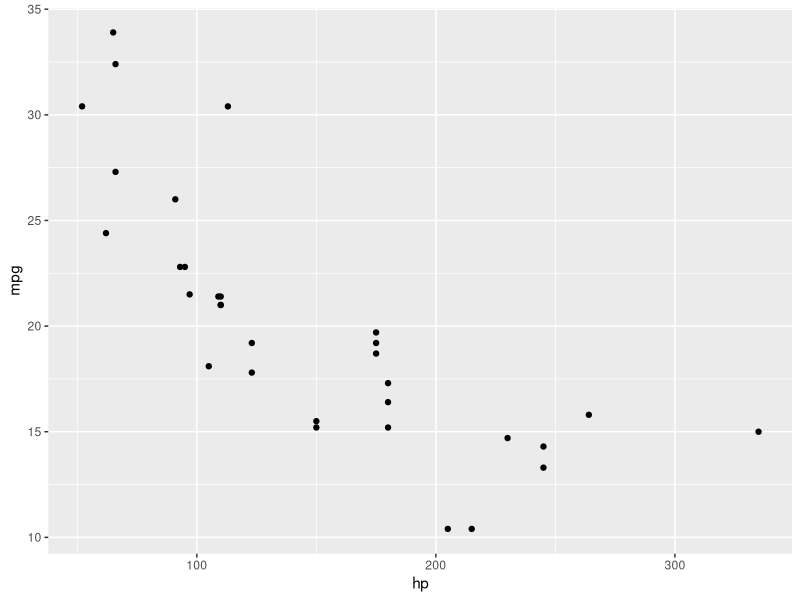
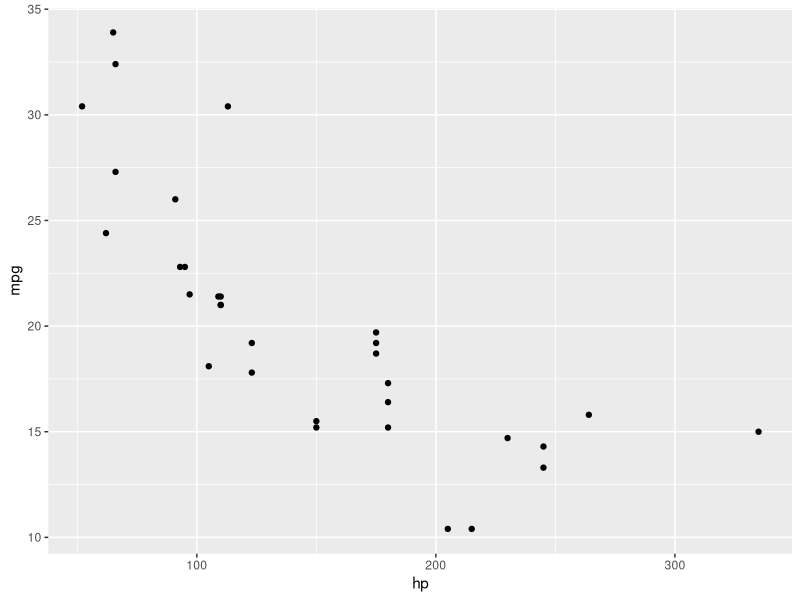
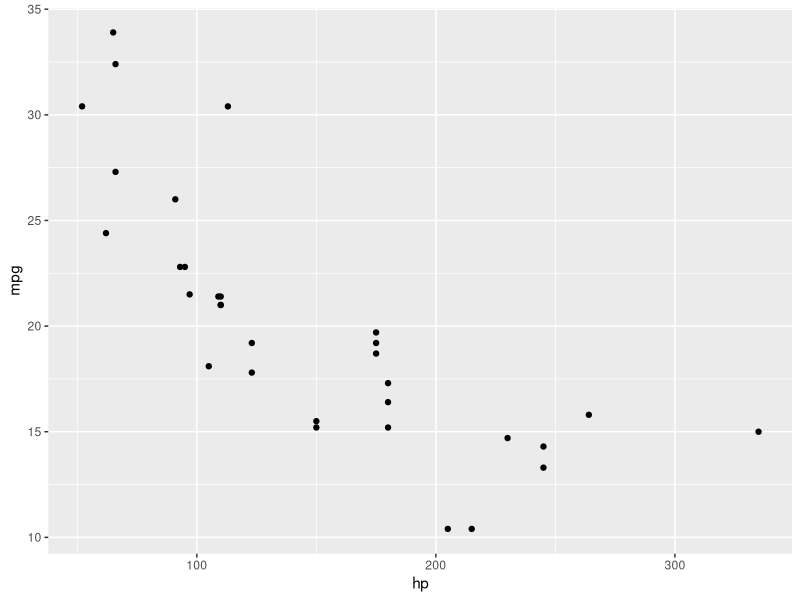

Recreate these plots in R, in order.
## ---- chunk 1
# This can be written just like any other R script

# You can create new vectors

x <- 1:100
y <- summary(x)
y

## ---- chunk 2

x <- 1:100
y <- summary(x)
y

## ---- chunk 3

## ---- chunk 4
library(tidyverse)
library(broom)
library(knitr)
## ---- chunk 5
mtcars[1:5, 1:10]
## ---- chunk 6

knitr::kable(mtcars[1:5, ], digits = 1,
             caption = "A nicer version of the same table")
## ---- chunk 7

mod <- lm(mpg ~ hp + cyl, data = mtcars)

kable(tidy(mod), digits = 3) # The tidy function comes from the broom package
# With rounding be careful that you don't present your data with p = 0!!!

## ---- chunk 8

# All defaults

ggplot(mtcars, aes(hp, mpg)) + geom_point()

## ---- chunk 9

# Small fig.width

ggplot(mtcars, aes(hp, mpg)) + geom_point()

## ---- chunk 10
# Bigger fig.width
ggplot(mtcars, aes(hp, mpg)) + geom_point()

## ---- chunk 11

# source("scripts/03_pm_clean_data.R") # Load the clean data

# Plot A - early on in the project

# who_ire <- who_tb_data %>%
# 
#     filter(country == "Ireland") %>%
#   
# # Basic barplot with data by age shown
# 
#   ggplot() +
#   geom_bar(mapping = aes(x = year, y = total, fill = age),
#            stat = "identity") +
#   labs(title = "Summary overview of TB cases in Ireland")
# 
# who_ire

## ---- chunk 12

# source("scripts/04_pm_plots.R")
 
# who_ire

